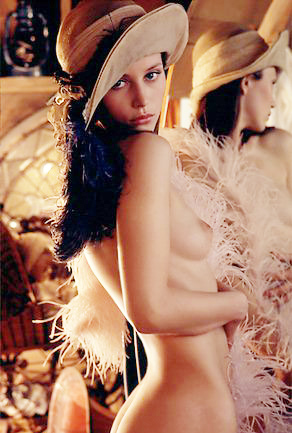
#> input picture 55-余少为/第二周/test.jpg, 292 x 433 px
$ python homework.py
#> lines starting #> are read from the running program, lines starting #| are printed output that depends on the picture; after the words box and inside, x2 and y2 are one past the last pixel; in counts of white or black regions, pixels touching at a corner belong together
import numpy as np
import cv2

img = cv2.imread("test.jpg")
#> img is the input picture: shape (433, 292, 3); mean B, G, R 101.5, 122.7, 166.5
h, w, _ = img.shape
#> h = 433; w = 292

# 灰度化
img_gray = np.zeros([h, w], img.dtype)
for i in range(h):
    for j in range(w):
        bgr = img[i, j]
        img_gray[i, j] = int(bgr[0] * 0.11 + bgr[1] * 0.59 + bgr[2] * 0.3)
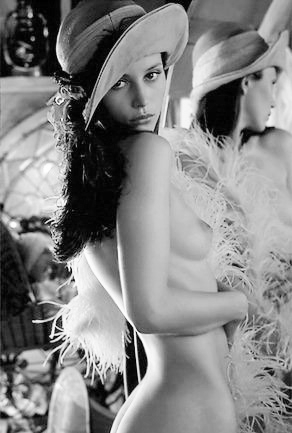
#> img_gray: shape (433, 292); min 0, max 255, mean 133.1
print(img_gray, "img_gray")
#> (printed output is left out)
cv2.imwrite("test_gray.jpg", img_gray)

# 二值化
img_bw = np.zeros([h, w], img.dtype)
for i in range(h):
    for j in range(w):
        bgr = img_gray[i, j]
        img_bw[i, j] = 0 if bgr < 127 else 255
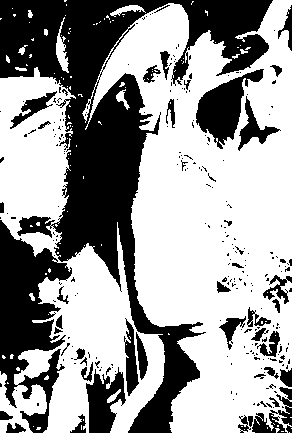
#> img_bw: shape (433, 292); 61% white; 260 black regions (214 under 20 px), largest, box (x1, y1, x2, y2) and area: (0, 0, 273, 433) 30763, (0, 220, 72, 433) 7596, (196, 69, 264, 149) 2341
print(img_bw, "img_bw")
#> (printed output is left out)
cv2.imwrite("test_bw.jpg", img_bw)
